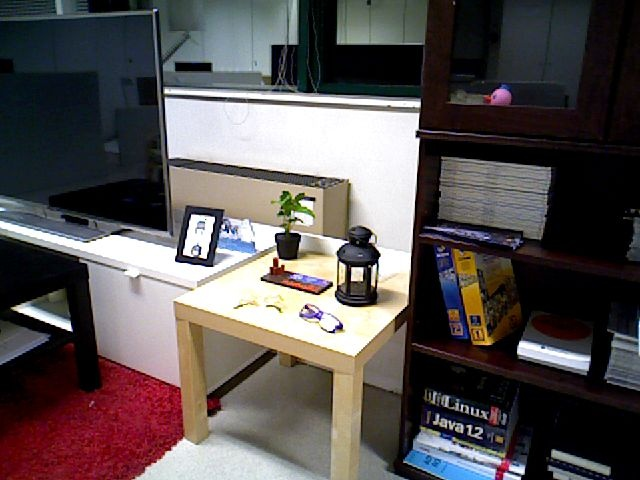
#> input picture utils/map_utils/input/images-optional/2007_000027.jpg, 640 x 480 px
$ python -i frame_difference.py   (imports and definitions only)
#> lines starting #> are read from the running program, lines starting #| are printed output that depends on the picture
#> further down, picture is the input picture: shape (480, 640, 3); mean B, G, R 82.2, 82.3, 88.6
import cv2
import numpy as np
from matplotlib import pyplot as plt

from inference.utils import get_masked_img


class FrameDiffEstimator:
    def __init__(self, long_term_history=162000, short_term_history=1, threshold=70, debug=False):
        self.long_term_history = long_term_history
        self.short_term_history = short_term_history
        self.threshold = threshold
        self.debug = debug
        self.refresh()

    def refresh(self):
        self.long_subtractor = cv2.createBackgroundSubtractorMOG2(history=self.long_term_history,
                                                                  varThreshold=self.threshold, detectShadows=False)
        self.short_subtractor = cv2.createBackgroundSubtractorMOG2(history=self.short_term_history,
                                                                   varThreshold=self.threshold, detectShadows=False)

    # [21 lines left out: functions feed, preprocess, posprocess, not called in this run]

    def frame_subtraction(self, frame):
        frame = cv2.resize(frame, (512, 512))
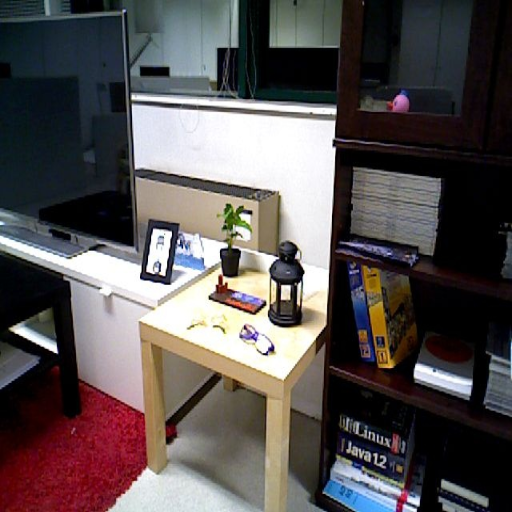
#> frame: shape (512, 512, 3); mean of channels 0, 1, 2 82.1, 82.2, 88.5; drawn as B, G, R

        source_img = frame.copy()

        frame = cv2.cvtColor(source_img, cv2.COLOR_BGR2GRAY)
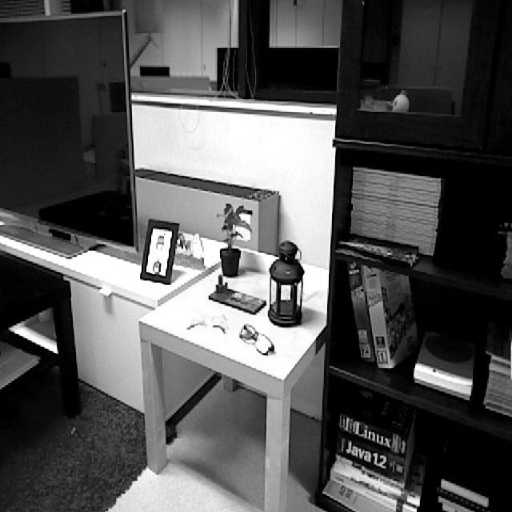
#> frame: shape (512, 512); min 0, max 255, mean 84

        mask = self.short_subtractor.apply(frame)
#> mask: shape (512, 512); every value is 255

        source_img[mask > 0] = (255, 0, 0)
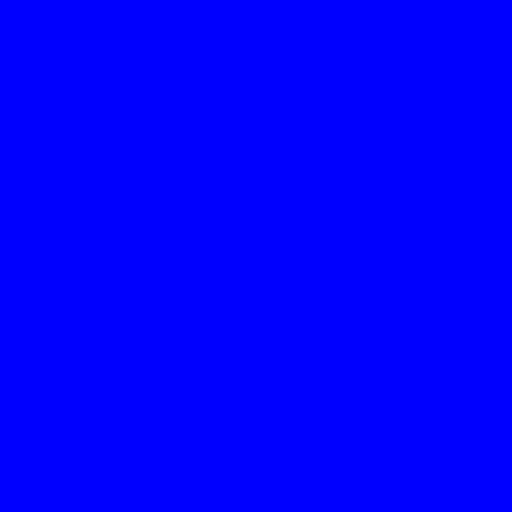
#> source_img: shape (512, 512, 3); mean of channels 0, 1, 2 255, 0, 0; drawn as B, G, R

        if self.debug == True: cv2.imshow("frame_subtraction", source_img)

        return mask

    # [41 lines left out: functions foreground_estimation, apply, not called in this run]

    def apply_range(self, frames, mask=None):
        for frame in frames:
            self.feed(frame, mask=mask)

>>> import cv2
>>> picture = cv2.imread('../../utils/map_utils/input/images-optional/2007_000027.jpg')
>>> result = FrameDiffEstimator().frame_subtraction(picture)

$ run again, on utils/map_utils/input/images-optional/2007_000032.jpg
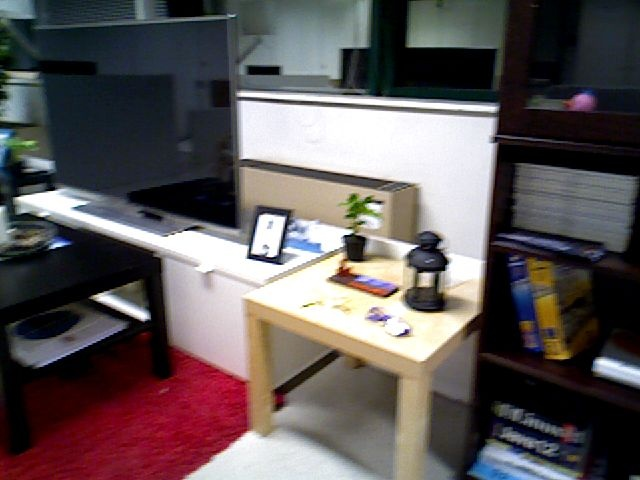
#> input picture utils/map_utils/input/images-optional/2007_000032.jpg, 640 x 480 px
#> picture is the input picture: shape (480, 640, 3); mean B, G, R 88.3, 87.3, 95.1
#> in frame_subtraction, `frame = cv2.resize(frame, (512, 512))`:
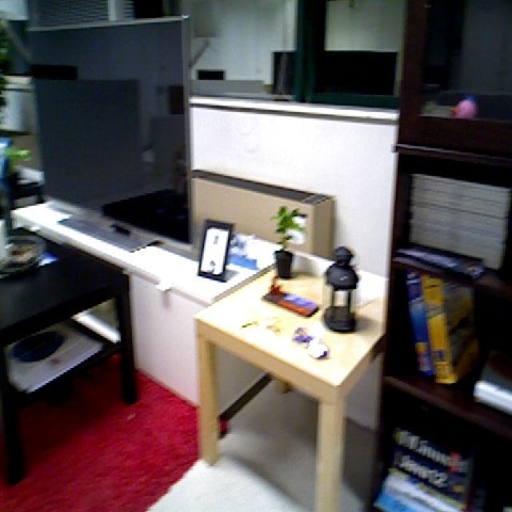
#> frame: shape (512, 512, 3); mean of channels 0, 1, 2 88.2, 87.2, 95; drawn as B, G, R
#> in frame_subtraction, `frame = cv2.cvtColor(source_img, cv2.COLOR_BGR2GRAY)`:
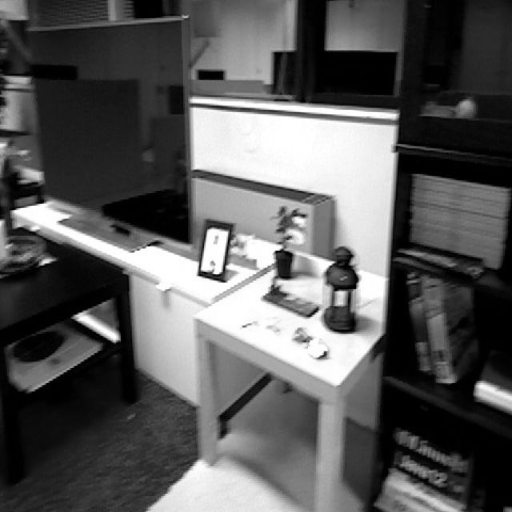
#> frame: shape (512, 512); min 0, max 255, mean 89.7
#> mask: shape (512, 512); every value is 255

$ run again, on utils/map_utils/input/images-optional/2007_000033.jpg
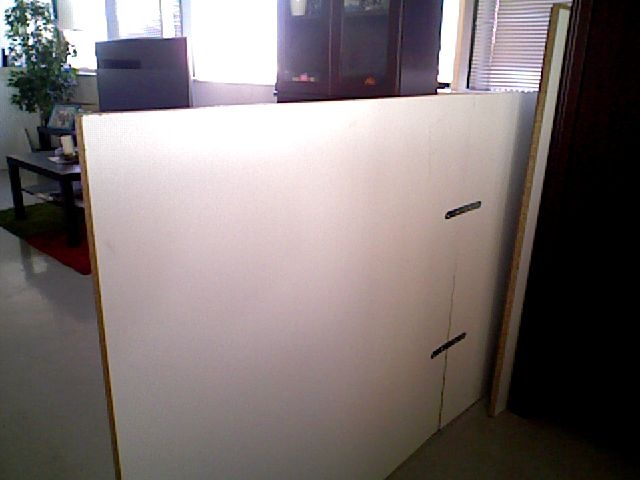
#> input picture utils/map_utils/input/images-optional/2007_000033.jpg, 640 x 480 px
#> picture is the input picture: shape (480, 640, 3); mean B, G, R 113.8, 114, 123.1
#> in frame_subtraction, `frame = cv2.resize(frame, (512, 512))`:
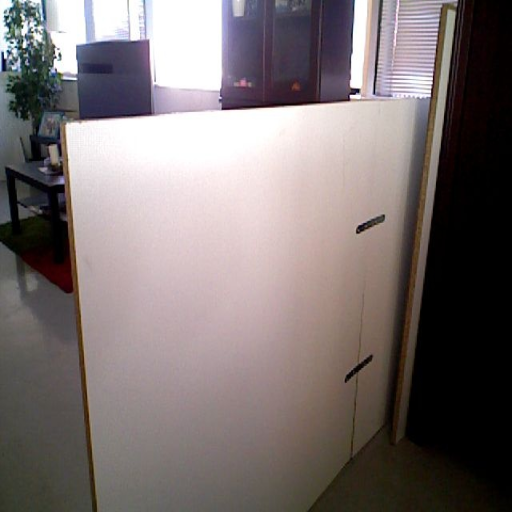
#> frame: shape (512, 512, 3); mean of channels 0, 1, 2 113.7, 113.9, 123; drawn as B, G, R
#> in frame_subtraction, `frame = cv2.cvtColor(source_img, cv2.COLOR_BGR2GRAY)`:
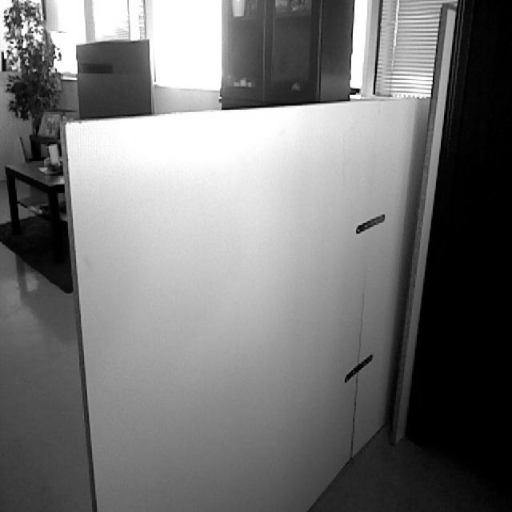
#> frame: shape (512, 512); min 0, max 255, mean 116.6
#> mask: shape (512, 512); every value is 255

$ run again, on utils/map_utils/input/images-optional/2007_000039.jpg
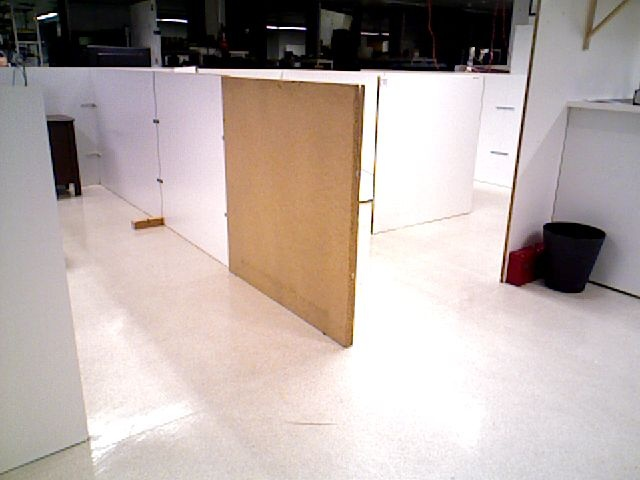
#> input picture utils/map_utils/input/images-optional/2007_000039.jpg, 640 x 480 px
#> picture is the input picture: shape (480, 640, 3); mean B, G, R 167.4, 171.3, 183.5
#> in frame_subtraction, `frame = cv2.resize(frame, (512, 512))`:
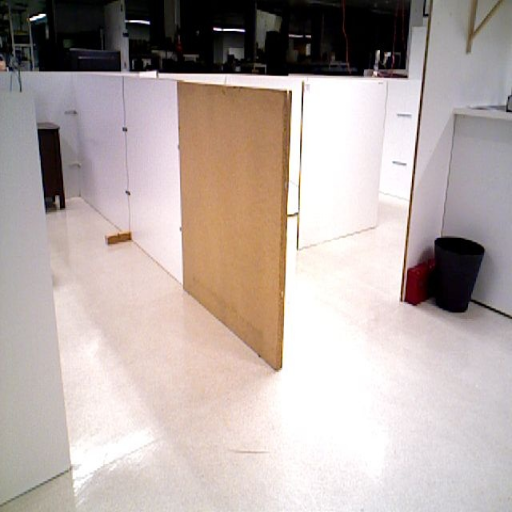
#> frame: shape (512, 512, 3); mean of channels 0, 1, 2 167.3, 171.2, 183.4; drawn as B, G, R
#> in frame_subtraction, `frame = cv2.cvtColor(source_img, cv2.COLOR_BGR2GRAY)`:
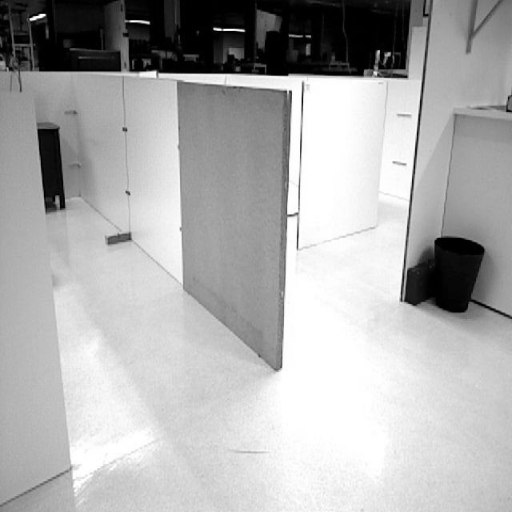
#> frame: shape (512, 512); min 0, max 255, mean 174.4
#> mask: shape (512, 512); every value is 255
